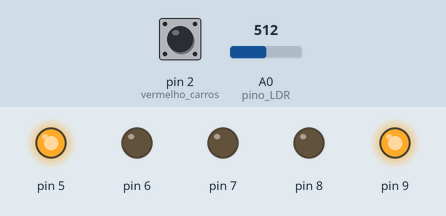
Simulated run of this sketch. Board: Arduino Uno, built with avr-gcc and run on an emulated ATmega328P. Parts: output pins drawn as LEDs (lit = HIGH). Dashed ring = blinking. The inputs (shaded band) are chosen by the test bench; at power-on: pin 2 (vermelho_carros) LOW, A0 (pino_LDR) = 512.

Above: at 1.2 s.
1.3 s: pin 2 (vermelho_carros) driven HIGH
At 4.2 s:
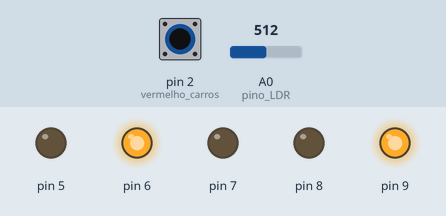
At 5.7 s:
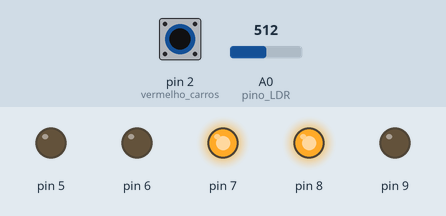
7.3 s: pin 2 (vermelho_carros) pulsed LOW 5 times (0.12 s each, 0.3 s apart)
14.8 s: A0 (pino_LDR) set to 290
At 17.3 s:
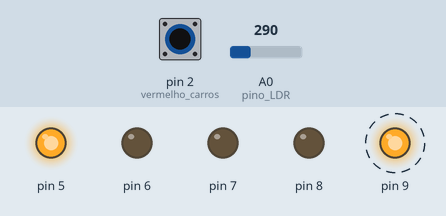
Timing chart, 0 to 18.8 s (numbered marks = the images above; inputs shaded):
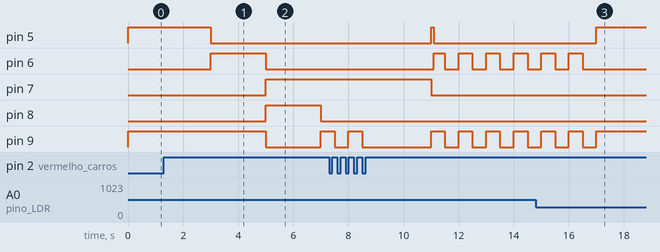

The sketch:

projeto1.ino
```cpp
/*
 EA076 - Projeto 1: Semaforo
 Henrique e Daniel - Turma D

 Esse projeto e um prototipo de semaforo, baseado em uma maquina de estados.
 O sistema esta normalmente aberto para os carros (estado 0).
 Caso o botao seja pressionado (por um pedestre), transiciona para o estado 1, em que fecha para carros, abre para pedestres e volta a abrir para carros.
 Se o sensor de luminosidade detectar iluminacao baixa por certo periodo de tempo continuo (noite), transiciona para o estado 2, em que pisca o sinal amarelo para carros e vermelho para pedestres.
 */

//Inclusao de bibliotecas
#include <TimerOne.h>
#include <avr/sleep.h>

//Definicoes de valores de pinos
#define verde_carros 0
#define amarelo_carros 1
#define vermelho_carros 2
#define verde_pedestres 3
#define vermelho_pedestres 4
#define pino_botao 2
#define pino_LDR A0

//Variaveis de contagem de tempo
unsigned int tempo_piscar;
unsigned int tempo_espera;
unsigned int tempo_noite;

int conta_tempo_noite = 0; //Variavel que habilita incremento de tempo_noite
volatile int estado = 0; //Variavel que define estado da maquina de estados
int leds[5]; //Vetor que contem informacoes sobre o estado de cada LED

void RSI_timer() //RSI periodica (T = 0.1s)
{
  tempo_piscar++;
  if((!(tempo_piscar%10))&&(estado==1)) //Contador de período 1s, caso esteja no estado 1
    tempo_espera++;
  if((!(tempo_piscar%10))&&(conta_tempo_noite)) //Contador de período 1s, caso esteja habilitado atraves da flag
    tempo_noite++;

  if((analogRead(pino_LDR) > 300)&&(estado!=1)) //Se estiver escuro (e fora do estado 1)
  {
    conta_tempo_noite = 1; //Conta tempo que permanece assim
    if(tempo_noite > 5) //Se permanecer por 5s
    {
      //Configura estado 2 para piscar sinal de alerta a noite
      estado = 2;
      conta_tempo_noite = 0;
      tempo_noite = 0;
    }
  }
  if((analogRead(pino_LDR) < 300)&&(estado!=1)) //Se estiver claro (e fora do estado 1)
  {
    conta_tempo_noite = 1; //Conta tempo que permanece assim
    if(tempo_noite > 5) //Se permanecer por 5s
    {
      //Configura estado 0 para abrir para carros
      estado = 0;
      conta_tempo_noite = 0;
      tempo_noite = 0;
    }
  }

}

void RSI_botao() //RSI associada ao acionamento do botao
{
  if(estado==0) //Faz a transicao do estado 0 para 1
    estado = 1;
}

void configura_sinal(int a, int b, int c, int d, int e) //Funcao que configura os LEDs
{
  //Insere no vetor leds[] informacao referente a cada LED
  leds[verde_carros] = a;
  leds[amarelo_carros] = b;
  leds[vermelho_carros] = c;
  leds[verde_pedestres] = d;
  leds[vermelho_pedestres] = e;
  leitura_vetor(); //Configura os LEDs do circuito fisico de acordo com as informacoes do vetor
}

void leitura_vetor(){ //Funcao que configura o i-esimo LED em funcao do i-esimo valor do vetor leds[]
  for(int i=0; i<5; i++){
    if(leds[i]==0) //Valor 0: LED apagado
      digitalWrite(i+5,LOW);
    else if(leds[i]==1) //Valor 1: LED aceso
      digitalWrite(i+5,HIGH);
    else if(leds[i]==2){ //Valor 2: LED pisca com periodo 1s
      if(tempo_piscar%10 < 5)
        digitalWrite(i+5,HIGH);
      else
        digitalWrite(i+5,LOW);
    }
  }
}

void avalia_estado() //Funcao que chama a funcao referente ao estado em que o sistema se encontra
{
  if(estado==0) //Estado 0: sinal aberto para os carros
    aberto_carros();
  else if(estado==1) //Estado 1: abre momentaneamente para os pedestres
    abre_pedestres();
  else if(estado==2) //Estado 2: pisca sinal de alerta durante a noite
    pisca_noite();

}

void aberto_carros() //Aciona sinal verde para carros e vermelho para pedestres
{
  configura_sinal(1,0,0,0,1);
}

void abre_pedestres() //Abre para os pedestres e fecha novamente, passo a passo
{
  if(tempo_espera < 2) //Espera com sinal aberto para carros
    configura_sinal(1,0,0,0,1);
  else if(tempo_espera < 4) //Aciona sinal amarelo para carros
     configura_sinal(0,1,0,0,1);
  else if(tempo_espera < 6) //Fecha sinal para carros e abre para pedestres
    configura_sinal(0,0,1,1,0);
  else if(tempo_espera < 8) //Pisca sinal vermelho para pedestres
    configura_sinal(0,0,1,0,2);
  else if(tempo_espera >= 10) //Retorna ao estado 0
  {
    estado = 0;
    tempo_espera = 0;
  }
}

void pisca_noite() //Pisca sinal amarelo para carros e vermelho para pedestres
{
  configura_sinal(0,2,0,0,2);
}

void setup() {
  Timer1.initialize(100000); //Configura timer com periodo 0,1s
  Timer1.attachInterrupt(RSI_timer); //Associa a interrupcao periodica a funcao RSI_timer
  attachInterrupt(digitalPinToInterrupt(2), RSI_botao, RISING); //Associa interrupcao por acionamento do botao a funcao RSI_botao
  //Configura pinos de entrada (botao e LDR)
  pinMode(pino_botao,INPUT);
  pinMode(pino_LDR,INPUT);
  //Configura pinos de saida (LEDs)
  pinMode(verde_carros+5,OUTPUT);
  pinMode(amarelo_carros+5,OUTPUT);
  pinMode(vermelho_carros+5,OUTPUT);
  pinMode(verde_pedestres+5,OUTPUT);
  pinMode(vermelho_pedestres+5,OUTPUT);
}

void loop() {
  avalia_estado();
}
```

Measured:
- after the input at 1.3 s, pin 5: HIGH → LOW after 1.7 s instead of 4.7 s; pin 7: LOW → HIGH after 3.7 s; pin 8: LOW → HIGH after 3.7 s, → LOW 2.0 s later
- after the input at 14.8 s, pin 5: LOW → HIGH after 2.2 s; pin 6: goes on until 16.5 s, then stays LOW; pin 9: goes on until 17.0 s, then stays HIGH
